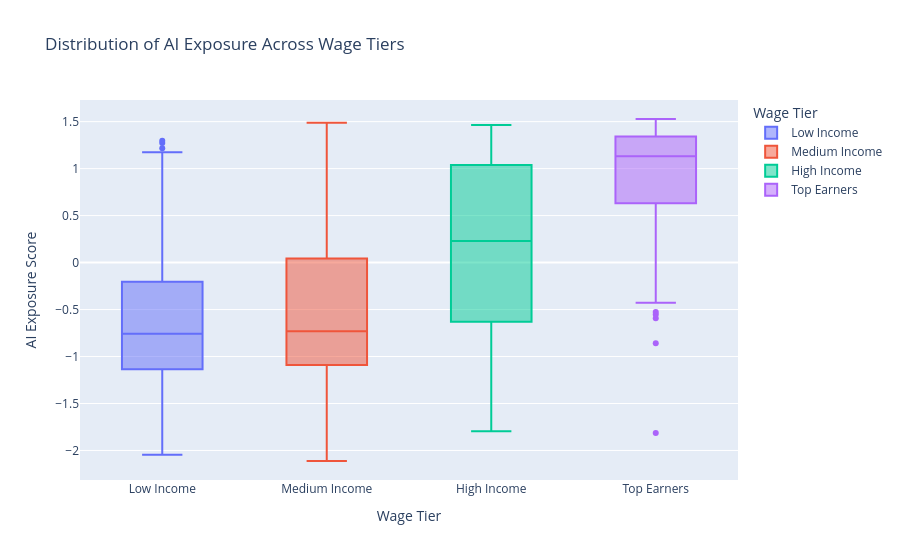

Source (notebook cell):
### Markdown cell above
### 6. Analysis Part III: Do Richer Workers Use More AI?

Finally, let's break the workforce into four income quartiles: **Low**, **Medium**, **High**, and **Top Earners**.

The Box Plot below shows the distribution of AI Exposure scores for each income group. If the box moves "up" as we move to higher income tiers, it confirms that AI is a tool for the wealthy.

### Code cell
# Define order for the plot
tier_order = ['Low Income', 'Medium Income', 'High Income', 'Top Earners']

fig_box = px.box(
    merged_df,
    x='Wage Tier',
    y='AIOE',
    color='Wage Tier',
    category_orders={'Wage Tier': tier_order},
    title='Distribution of AI Exposure Across Wage Tiers',
    labels={'AIOE': 'AI Exposure Score'},
    points='outliers' 
)

fig_box.show()

### Figure 1 — Plotly figure (JSON) as saved in the notebook; plotly's stock layout.template omitted (floating-point values rounded to 4 significant figures; data arrays with more than 128 entries replaced by an {"elided": "..."} marker saying what was removed)
{"data": [{"alignmentgroup": "True", "boxpoints": "outliers", "hovertemplate": "Wage Tier=%{x}<br>AI Exposure Score=%{y}<extra></extra>", "legendgroup": "Low Income", "marker": {"color": "#636efa"}, "name": "Low Income", "notched": false, "offsetgroup": "Low Income", "orientation": "v", "showlegend": true, "type": "box", "x": {"elided": "168 str values"}, "x0": " ", "xaxis": "x", "y": {"elided": "168 float values"}, "y0": " ", "yaxis": "y"}, {"alignmentgroup": "True", "boxpoints": "outliers", "hovertemplate": "Wage Tier=%{x}<br>AI Exposure Score=%{y}<extra></extra>", "legendgroup": "Medium Income", "marker": {"color": "#EF553B"}, "name": "Medium Income", "notched": false, "offsetgroup": "Medium Income", "orientation": "v", "showlegend": true, "type": "box", "x": {"elided": "167 str values"}, "x0": " ", "xaxis": "x", "y": {"elided": "167 float values"}, "y0": " ", "yaxis": "y"}, {"alignmentgroup": "True", "boxpoints": "outliers", "hovertemplate": "Wage Tier=%{x}<br>AI Exposure Score=%{y}<extra></extra>", "legendgroup": "High Income", "marker": {"color": "#00cc96"}, "name": "High Income", "notched": false, "offsetgroup": "High Income", "orientation": "v", "showlegend": true, "type": "box", "x": {"elided": "167 str values"}, "x0": " ", "xaxis": "x", "y": {"elided": "167 float values"}, "y0": " ", "yaxis": "y"}, {"alignmentgroup": "True", "boxpoints": "outliers", "hovertemplate": "Wage Tier=%{x}<br>AI Exposure Score=%{y}<extra></extra>", "legendgroup": "Top Earners", "marker": {"color": "#ab63fa"}, "name": "Top Earners", "notched": false, "offsetgroup": "Top Earners", "orientation": "v", "showlegend": true, "type": "box", "x": {"elided": "168 str values"}, "x0": " ", "xaxis": "x", "y": {"elided": "168 float values"}, "y0": " ", "yaxis": "y"}], "layout": {"boxmode": "overlay", "legend": {"title": {"text": "Wage Tier"}, "tracegroupgap": 0}, "title": {"text": "Distribution of AI Exposure Across Wage Tiers"}, "xaxis": {"anchor": "y", "categoryarray": ["Low Income", "Medium Income", "High Income", "Top Earners"], "categoryorder": "array", "domain": [0, 1], "title": {"text": "Wage Tier"}}, "yaxis": {"anchor": "x", "domain": [0, 1], "title": {"text": "AI Exposure Score"}}}}
